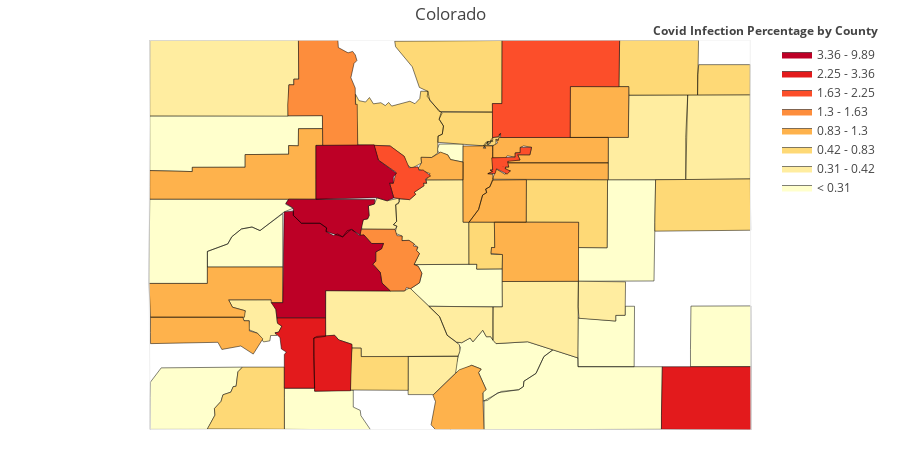

Write notebook code for a chart like this one.
### Code cell
import plotly.figure_factory as ff
import numpy as np
import pandas as pd

df_sample = pd.read_csv('https://raw.githubusercontent.com/plotly/datasets/master/minoritymajority.csv')
df_sample_r = df_sample[df_sample['STNAME'] == 'Colorado']

values = values
fips = coloDf.fips.tolist()

colorscale = [
    'rgb(255,255,204)',
    'rgb(255,237,160)',
    'rgb(254,178,76)',
    'rgb(252,78,42)',
    'rgb(227,26,28)',
    'rgb(128,0,38)'
]

binning_endpoints=[]
for value in list(coloDf.infectionRate.quantile([.2, .4, .6,.8,.85,.9,.95,1])):
    binning_endpoints.append(value*100)
binning_endpoints

values=[]
for value in coloDf.infectionRate.tolist():
    values.append(value*100)
values

fig = ff.create_choropleth(
    fips=fips, values=values, scope=['Colorado'],
    binning_endpoints=binning_endpoints, colorscale=px.colors.sequential.YlOrRd,
    county_outline={'color': 'black', 'width': 0.5}, round_legend_values=False,
    legend_title='Covid Infection Percentage by County', title='Colorado'
)
fig.layout.template = None
fig.show()

### Figure 1 — Plotly figure (JSON) as saved in the notebook; plotly's stock layout.template omitted (floating-point values rounded to 4 significant figures; data arrays with more than 128 entries replaced by an {"elided": "..."} marker saying what was removed)
{"data": [{"fill": "toself", "fillcolor": "rgb(255,255,204)", "hoverinfo": "none", "line": {"color": "black", "width": 0.5}, "mode": "lines", "name": "< 0.31", "type": "scatter", "x": {"elided": "160 float values"}, "y": {"elided": "160 float values"}}, {"fill": "toself", "fillcolor": "rgb(255,237,160)", "hoverinfo": "none", "line": {"color": "black", "width": 0.5}, "mode": "lines", "name": "0.31 - 0.42", "type": "scatter", "x": {"elided": "152 float values"}, "y": {"elided": "152 float values"}}, {"fill": "toself", "fillcolor": "rgb(254,217,118)", "hoverinfo": "none", "line": {"color": "black", "width": 0.5}, "mode": "lines", "name": "0.42 - 0.83", "type": "scatter", "x": {"elided": "156 float values"}, "y": {"elided": "156 float values"}}, {"fill": "toself", "fillcolor": "rgb(254,178,76)", "hoverinfo": "none", "line": {"color": "black", "width": 0.5}, "mode": "lines", "name": "0.83 - 1.3", "type": "scatter", "x": {"elided": "218 float values"}, "y": {"elided": "218 float values"}}, {"fill": "toself", "fillcolor": "rgb(253,141,60)", "hoverinfo": "none", "line": {"color": "black", "width": 0.5}, "mode": "lines", "name": "1.3 - 1.63", "type": "scatter", "x": [-106.6, -106.6, -106.2, -106.2, -106.1, -106.1, -106.0, -106.0, -106.0, -105.9, -105.9, -105.9, -106.0, -105.9, -105.9, -105.9, -106.0, -106.1, -106.1, -106.2, -106.3, -106.4, -106.5, -106.4, -106.4, -106.3, -106.3, -106.5, -106.6, -106.6, -106.6, null, -107.4, -107.4, -107.4, -107.4, -107.3, -107.3, -106.9, -106.9, -106.7, -106.7, -106.7, -106.6, -106.7, -106.7, -106.7, -106.7, -106.6, -106.6, -107.0, -107.0, -107.4, -107.4, null], "y": [39.04, 39.06, 39.06, 38.99, 38.99, 38.94, 38.94, 38.91, 38.89, 38.87, 38.84, 38.81, 38.69, 38.68, 38.61, 38.51, 38.45, 38.46, 38.42, 38.42, 38.5, 38.61, 38.7, 38.73, 38.82, 38.86, 38.91, 38.91, 39.0, 38.99, 39.04, null, 40.33, 40.54, 40.54, 40.6, 40.6, 41.0, 41.0, 40.93, 40.87, 40.89, 40.85, 40.79, 40.76, 40.62, 40.51, 40.34, 40.34, 39.92, 39.92, 40.23, 40.22, 40.33, null]}, {"fill": "toself", "fillcolor": "rgb(252,78,42)", "hoverinfo": "none", "line": {"color": "black", "width": 0.5}, "mode": "lines", "name": "1.63 - 2.25", "type": "scatter", "x": [-104.9, -104.9, -104.9, -104.9, -104.9, null, -105.1, -105.1, -105.1, -105.1, -105.1, -104.8, -104.8, -104.7, -104.7, -104.6, -104.6, -104.8, -104.7, -104.9, -104.9, -104.9, -104.9, -104.8, -104.9, -105.0, -105.0, -105.1, null, -106.4, -106.2, -106.1, -106.0, -105.9, -105.9, -105.9, -105.8, -105.8, -105.8, -105.9, -105.9, -106.0, -106.0, -106.0, -106.2, -106.3, -106.2, -106.2, -106.4, -106.4, null, -105.0, -105.0, -105.0, -105.0, -105.0, null, -105.1, -104.9, -104.9, -103.6, -103.6, -104.1, -104.2, -105.0, -105.0, -105.0, -105.1, -105.1, null], "y": [39.7, 39.7, 39.7, 39.7, 39.7, null, 39.63, 39.65, 39.66, 39.67, 39.79, 39.8, 39.84, 39.85, 39.9, 39.9, 39.82, 39.82, 39.77, 39.75, 39.7, 39.7, 39.68, 39.66, 39.62, 39.68, 39.63, 39.63, null, 39.92, 39.91, 39.81, 39.69, 39.7, 39.66, 39.67, 39.6, 39.57, 39.53, 39.53, 39.5, 39.44, 39.41, 39.36, 39.38, 39.53, 39.53, 39.64, 39.77, 39.92, null, 40.03, 40.03, 40.03, 40.03, 40.03, null, 40.35, 40.35, 41.0, 41.0, 40.52, 40.52, 40.0, 40.0, 40.04, 40.01, 40.0, 40.35, null]}, {"fill": "toself", "fillcolor": "rgb(227,26,28)", "hoverinfo": "none", "line": {"color": "black", "width": 0.5}, "mode": "lines", "name": "2.25 - 3.36", "type": "scatter", "x": [-103.1, -103.1, -102.0, -102.0, -103.1, -103.1, null, -107.6, -107.5, -107.5, -107.6, -107.6, -107.0, -107.0, -107.1, -107.1, -107.5, -107.5, -107.5, -107.5, -107.5, -107.6, null, -107.1, -107.1, -107.1, -106.9, -106.8, -106.7, -106.7, -107.1, -107.1, null], "y": [37.14, 37.64, 37.64, 36.99, 37.0, 37.14, null, 37.99, 38.0, 38.06, 38.09, 38.15, 38.15, 37.96, 37.94, 37.42, 37.42, 37.77, 37.79, 37.83, 37.94, 37.99, null, 37.75, 37.94, 37.96, 37.97, 37.92, 37.87, 37.4, 37.39, 37.75, null]}, {"fill": "toself", "fillcolor": "rgb(189,0,38)", "hoverinfo": "none", "line": {"color": "black", "width": 0.5}, "mode": "lines", "name": "3.36 - 9.89", "type": "scatter", "x": [-107.1, -107.1, -106.4, -106.4, -106.2, -106.2, -106.2, -106.3, -106.2, -106.3, -106.4, -107.1, -107.1, null, -107.6, -107.5, -107.5, -107.4, -107.4, -107.3, -107.1, -107.0, -107.0, -106.9, -106.9, -106.8, -106.7, -106.7, -106.6, -106.6, -106.5, -106.3, -106.3, -106.4, -106.4, -106.5, -106.4, -106.3, -106.2, -107.0, -107.0, -107.6, -107.6, -107.6, null, -107.5, -107.4, -106.4, -106.4, -106.5, -106.5, -106.5, -106.6, -106.6, -106.7, -106.8, -107.0, -107.0, -107.1, -107.3, -107.4, -107.4, -107.5, null], "y": [39.57, 39.92, 39.92, 39.77, 39.63, 39.59, 39.53, 39.53, 39.38, 39.35, 39.38, 39.37, 39.57, null, 38.3, 38.3, 39.24, 39.25, 39.2, 39.12, 39.12, 39.07, 39.03, 38.99, 39.01, 38.98, 39.04, 39.06, 39.0, 39.0, 38.91, 38.91, 38.86, 38.82, 38.73, 38.7, 38.61, 38.5, 38.42, 38.43, 38.15, 38.15, 38.23, 38.3, null, 39.32, 39.37, 39.36, 39.32, 39.3, 39.2, 39.16, 39.16, 39.0, 39.06, 38.98, 39.03, 39.07, 39.12, 39.12, 39.2, 39.27, 39.32, null]}, {"fill": "toself", "fillcolor": "rgb(128,0,38)", "hoverinfo": "none", "line": {"color": "black", "width": 0.5}, "mode": "lines", "name": "> 9.89", "type": "scatter", "x": [], "y": []}, {"hoverinfo": "text", "legendgroup": "centroids", "marker": {"color": "white", "opacity": 0}, "mode": "markers", "name": "US Counties", "selected": {"marker": {"color": "white", "opacity": 1, "size": 3}}, "showlegend": false, "text": ["County: Weld<br>State: Colorado<br>FIPS: 08123<br>Value: 1.9535401750198886", "County: Weld<br>State: Colorado<br>FIPS: 08123<br>Value: 1.9535401750198886", "County: Jefferson<br>State: Colorado<br>FIPS: 08059<br>Value: 1.205717451064645", "County: Jefferson<br>State: Colorado<br>FIPS: 08059<br>Value: 1.205717451064645", "County: Jefferson<br>State: Colorado<br>FIPS: 08059<br>Value: 1.205717451064645", "County: Jefferson<br>State: Colorado<br>FIPS: 08059<br>Value: 1.205717451064645", "County: Jefferson<br>State: Colorado<br>FIPS: 08059<br>Value: 1.205717451064645", "County: Denver<br>State: Colorado<br>FIPS: 08031<br>Value: 1.644617690820233", "County: Denver<br>State: Colorado<br>FIPS: 08031<br>Value: 1.644617690820233", "County: Broomfield<br>State: Colorado<br>FIPS: 08014<br>Value: 0.8264581803521807", "County: Broomfield<br>State: Colorado<br>FIPS: 08014<br>Value: 0.8264581803521807", "County: Boulder<br>State: Colorado<br>FIPS: 08013<br>Value: 0.7905247634263242", "County: Boulder<br>State: Colorado<br>FIPS: 08013<br>Value: 0.7905247634263242", "County: Arapahoe<br>State: Colorado<br>FIPS: 08005<br>Value: 1.2663028041974684", "County: Arapahoe<br>State: Colorado<br>FIPS: 08005<br>Value: 1.2663028041974684", "County: Arapahoe<br>State: Colorado<br>FIPS: 08005<br>Value: 1.2663028041974684", "County: Arapahoe<br>State: Colorado<br>FIPS: 08005<br>Value: 1.2663028041974684", "County: Arapahoe<br>State: Colorado<br>FIPS: 08005<br>Value: 1.2663028041974684", "County: Arapahoe<br>State: Colorado<br>FIPS: 08005<br>Value: 1.2663028041974684", "County: Arapahoe<br>State: Colorado<br>FIPS: 08005<br>Value: 1.2663028041974684", "County: Adams<br>State: Colorado<br>FIPS: 08001<br>Value: 0.876885989180185", "County: Alamosa<br>State: Colorado<br>FIPS: 08003<br>Value: 0.32136456337679997", "County: Archuleta<br>State: Colorado<br>FIPS: 08007<br>Value: 0.30554343081623747", "County: Baca<br>State: Colorado<br>FIPS: 08009<br>Value: 2.5373555117000284", "County: Chaffee<br>State: Colorado<br>FIPS: 08015<br>Value: 1.4932081502197363", "County: Clear Creek<br>State: Colorado<br>FIPS: 08019<br>Value: 1.2108040981061783", "County: Costilla<br>State: Colorado<br>FIPS: 08023<br>Value: 1.0236220472440944", "County: Crowley<br>State: Colorado<br>FIPS: 08025<br>Value: 0.3928266438941076", "County: Custer<br>State: Colorado<br>FIPS: 08027<br>Value: 0.34489754514100224", "County: Delta<br>State: Colorado<br>FIPS: 08029<br>Value: 0.16162922256343948", "County: Douglas<br>State: Colorado<br>FIPS: 08035<br>Value: 0.9132353498791006", "County: Eagle<br>State: Colorado<br>FIPS: 08037<br>Value: 9.888267138144105", "County: El Paso<br>State: Colorado<br>FIPS: 08041<br>Value: 0.8415477087001924", "County: Elbert<br>State: Colorado<br>FIPS: 08039<br>Value: 0.4615149897017316", "County: Fremont<br>State: Colorado<br>FIPS: 08043<br>Value: 0.08973850616691362", "County: Garfield<br>State: Colorado<br>FIPS: 08045<br>Value: 1.1084732160770414", "County: Gilpin<br>State: Colorado<br>FIPS: 08047<br>Value: 0.032797638570022956", "County: Grand<br>State: Colorado<br>FIPS: 08049<br>Value: 0.44570764162521803", "County: Gunnison<br>State: Colorado<br>FIPS: 08051<br>Value: 9.427589821231003", "County: Hinsdale<br>State: Colorado<br>FIPS: 08053<br>Value: 2.6022304832713754", "County: Huerfano<br>State: Colorado<br>FIPS: 08055<br>Value: 0.2627353670996935", "County: Kit Carson<br>State: Colorado<br>FIPS: 08063<br>Value: 0.7959782153330541", "County: La Plata<br>State: Colorado<br>FIPS: 08067<br>Value: 0.7304705506896918", "County: Lake<br>State: Colorado<br>FIPS: 08065<br>Value: 0.39927872230808864", "County: Larimer<br>State: Colorado<br>FIPS: 08069<br>Value: 0.6224990153041711", "County: Las Animas<br>State: Colorado<br>FIPS: 08071<br>Value: 0.0690321689907497", "County: Lincoln<br>State: Colorado<br>FIPS: 08073<br>Value: 0.2688172043010753", "County: Logan<br>State: Colorado<br>FIPS: 08075<br>Value: 0.6039531478770132", "County: Mesa<br>State: Colorado<br>FIPS: 08077<br>Value: 0.2095958445345605", "County: Mineral<br>State: Colorado<br>FIPS: 08079<br>Value: 3.096774193548387", "County: Moffat<br>State: Colorado<br>FIPS: 08081<br>Value: 0.3718318409470329", "County: Montezuma<br>State: Colorado<br>FIPS: 08083<br>Value: 0.25998852991779775", "County: Montrose<br>State: Colorado<br>FIPS: 08085<br>Value: 0.8399782315500556", "County: Morgan<br>State: Colorado<br>FIPS: 08087<br>Value: 0.8840864440078585", "County: Otero<br>State: Colorado<br>FIPS: 08089<br>Value: 0.2885924312551048", "County: Ouray<br>State: Colorado<br>FIPS: 08091<br>Value: 0.4163197335553705", "County: Park<br>State: Colorado<br>FIPS: 08093<br>Value: 0.35568010347057555", "County: Phillips<br>State: Colorado<br>FIPS: 08095<br>Value: 0.7263355201499532", "County: Pitkin<br>State: Colorado<br>FIPS: 08097<br>Value: 4.166200648697014", "County: Prowers<br>State: Colorado<br>FIPS: 08099<br>Value: 0.01655492095025246", "County: Pueblo<br>State: Colorado<br>FIPS: 08101<br>Value: 0.3105608645440021", "County: Rio Blanco<br>State: Colorado<br>FIPS: 08103<br>Value: 0.12682308180088775", "County: Rio Grande<br>State: Colorado<br>FIPS: 08105<br>Value: 0.6060606060606061", "County: Routt<br>State: Colorado<br>FIPS: 08107<br>Value: 1.5693146417445483", "County: Saguache<br>State: Colorado<br>FIPS: 08109<br>Value: 0.42397660818713445", "County: San Miguel<br>State: Colorado<br>FIPS: 08113<br>Value: 1.2963189433777669", "County: Summit<br>State: Colorado<br>FIPS: 08117<br>Value: 1.9048234002711952", "County: Teller<br>State: Colorado<br>FIPS: 08119<br>Value: 0.6385441194077504", "County: Washington<br>State: Colorado<br>FIPS: 08121<br>Value: 0.38063015436667375", "County: Yuma<br>State: Colorado<br>FIPS: 08125<br>Value: 0.3989626969878316"], "type": "scatter", "unselected": {"marker": {"opacity": 0}}, "x": [[-105.0], [-104.4], [-105.1], [-105.1], [-105.1], [-105.1], [-105.3], [-104.9], [-104.9], [-105.1], [-105.1], [-105.1], [-105.4], [-104.9], [-104.9], [-104.9], [-104.9], [-104.9], [-104.9], [-104.3], -104.3, -105.8, -107.0, -102.6, -106.2, -105.6, -105.4, -103.8, -105.4, -107.9, -104.9, -106.7, -104.5, -104.1, -105.4, -107.9, -105.5, -106.1, -107.0, -107.3, -105.0, -102.6, -107.8, -106.3, -105.5, -104.0, -103.5, -103.1, -108.5, -106.9, -108.2, -108.6, -108.3, -103.8, -103.7, -107.8, -105.7, -102.4, -106.9, -102.4, -104.5, -108.2, -106.4, -107.0, -106.3, -108.4, -106.1, -105.2, -103.2, -102.4], "y": [[40.03], [40.55], [39.63], [39.64], [39.65], [39.64], [39.59], [39.7], [39.76], [39.96], [39.95], [39.96], [40.09], [39.68], [39.63], [39.68], [39.67], [39.67], [39.7], [39.65], 39.87, 37.57, 37.19, 37.32, 38.75, 39.69, 37.28, 38.33, 38.11, 38.86, 39.33, 39.63, 38.83, 39.29, 38.47, 39.6, 39.86, 40.1, 38.67, 37.82, 37.68, 39.31, 37.29, 39.2, 40.67, 37.32, 38.99, 40.72, 39.02, 37.67, 40.62, 37.34, 38.4, 40.26, 37.9, 38.16, 39.12, 40.59, 39.22, 37.96, 38.17, 39.98, 37.58, 40.49, 38.08, 38.0, 39.63, 38.88, 39.97, 40.0]}, {"hoverinfo": "text", "legendgroup": "States", "line": {"color": "rgb(240, 240, 240)", "width": 1}, "mode": "lines", "showlegend": false, "type": "scatter", "x": [-109.1, -109.1, -102.1, -102.0, -109.0, -109.1, null], "y": [38.6, 41.0, 41.0, 36.99, 37.0, 38.6, null]}], "layout": {"annotations": [{"showarrow": false, "text": "<b>Covid Infection Percentage by County</b>", "x": 1, "xanchor": "right", "xref": "paper", "y": 1.05, "yref": "paper"}], "dragmode": "select", "height": 450, "hovermode": "closest", "legend": {"traceorder": "reversed", "x": 1, "xanchor": "right", "y": 1, "yanchor": "top"}, "margin": {"b": 20, "l": 20, "r": 20, "t": 40}, "title": {"text": "Colorado"}, "width": 900, "xaxis": {"autorange": false, "fixedrange": true, "range": [-110.6, -100.5], "showgrid": false, "showticklabels": false, "zeroline": false}, "yaxis": {"autorange": false, "fixedrange": true, "range": [36.99, 41.0], "showgrid": false, "showticklabels": false, "zeroline": false}}}
